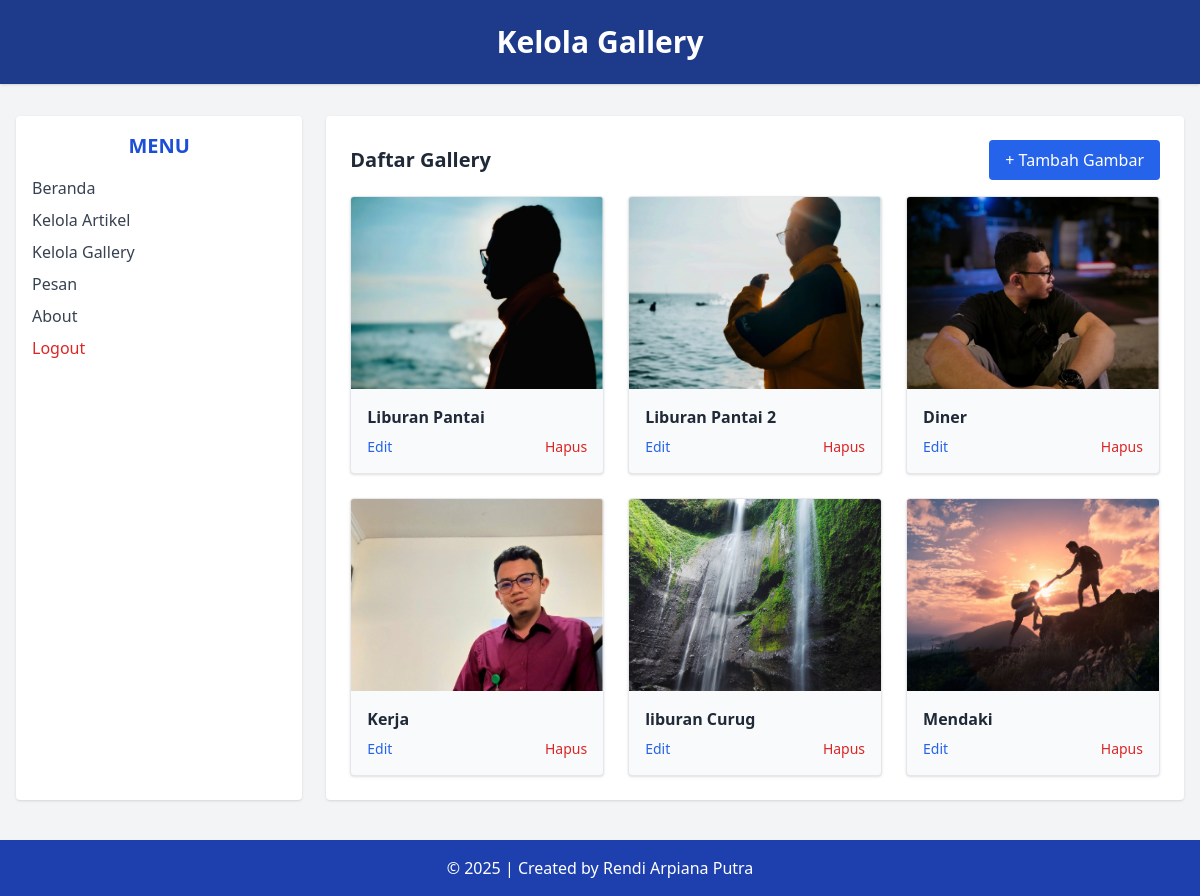
Screenshot of /admin/data_gallery.php (signed in) with the database file from the repository.
### tables this page shows
CREATE TABLE `tbl_gallery` (
  `id_gallery` int(5) NOT NULL AUTO_INCREMENT,
  `judul` text DEFAULT NULL,
  `foto` text DEFAULT NULL,
  KEY `id_gallery` (`id_gallery`)
);

### admin/data_gallery.php (the view, shortened to what this page needs)
<?php
include('../koneksi.php');
?>
<!DOCTYPE html>
<html lang="en">
<head>
    <script src="https://cdn.tailwindcss.com"></script>
</head>
<body class="bg-gray-100 min-h-screen">
    <header class="bg-blue-900 text-white text-center py-6 shadow">
        <h1 class="text-3xl font-bold">Kelola Gallery</h1>
    </header>
    <div class="flex max-w-7xl mx-auto mt-8 px-4">
        <aside class="w-1/4 bg-white rounded shadow p-4">
            <h2 class="text-xl font-semibold text-blue-700 mb-4 text-center">MENU</h2>
            <ul class="space-y-2 text-gray-700">
                <li><a href="beranda_admin.php" class="block hover:text-blue-600">Beranda</a></li>
                <li><a href="data_artikel.php" class="block hover:text-blue-600">Kelola Artikel</a></li>
                <li><a href="data_gallery.php" class="block hover:text-blue-600">Kelola Gallery</a></li>
                <li><a href="data_pesan.php" class="block hover:text-blue-600">Pesan</a></li>
                <li><a href="about.php" class="block hover:text-blue-600">About</a></li>
                <li>
                    <a href="logout.php" onclick="return confirm('Apakah anda yakin ingin keluar?');"
                        class="block text-red-600 hover:underline font-medium">Logout</a>
                </li>
            </ul>
        </aside>
        <main class="w-3/4 bg-white rounded shadow p-6 ml-6">
            <div class="flex justify-between items-center mb-4">
                <h2 class="text-xl font-bold text-gray-800">Daftar Gallery</h2>
                <a href="add_gallery.php"
                    class="bg-blue-600 text-white px-4 py-2 rounded hover:bg-blue-700 transition">+ Tambah Gambar</a>
            </div>
            <div class="grid grid-cols-1 sm:grid-cols-2 md:grid-cols-3 gap-6">
                <?php
                $sql = "SELECT * FROM tbl_gallery";
                $query = mysqli_query($db, $sql);
                while ($data = mysqli_fetch_array($query)) {
                    echo "<div class='bg-gray-50 border rounded shadow overflow-hidden'>";
                    echo "<img src='../images/{$data['foto']}' class='w-full h-48 object-cover'>";
                    echo "<div class='p-4'>";
                    echo "<p class='font-semibold text-gray-800 mb-2'>" . htmlspecialchars($data['judul']) . "</p>";
                    echo "<div class='flex justify-between text-sm'>";
                    echo "<a href='edit_gallery.php?id_gallery={$data['id_gallery']}' class='text-blue-600 hover:underline'>Edit</a>";
                    echo "<a href='delete_gallery.php?id_gallery={$data['id_gallery']}' onclick='return confirm(\"Yakin ingin menghapus?\")' class='text-red-600 hover:underline'>Hapus</a>";
                    echo "</div>";
                    echo "</div></div>";
                }
                ?>
            </div>
        </main>
    </div>
    <footer class="bg-blue-800 text-white text-center py-4 mt-10">
        &copy; <?php echo date('Y'); ?> | Created by Rendi Arpiana Putra
    </footer>
</body>
</html>

### rows the page displays
tbl_gallery: foto (picture), judul "Liburan Pantai"
tbl_gallery: foto (picture), judul "Liburan Pantai 2"
tbl_gallery: foto (picture), judul "Diner"
tbl_gallery: foto (picture), judul "Kerja"
tbl_gallery: foto (picture), judul "liburan Curug"
tbl_gallery: foto (picture), judul "Mendaki"
